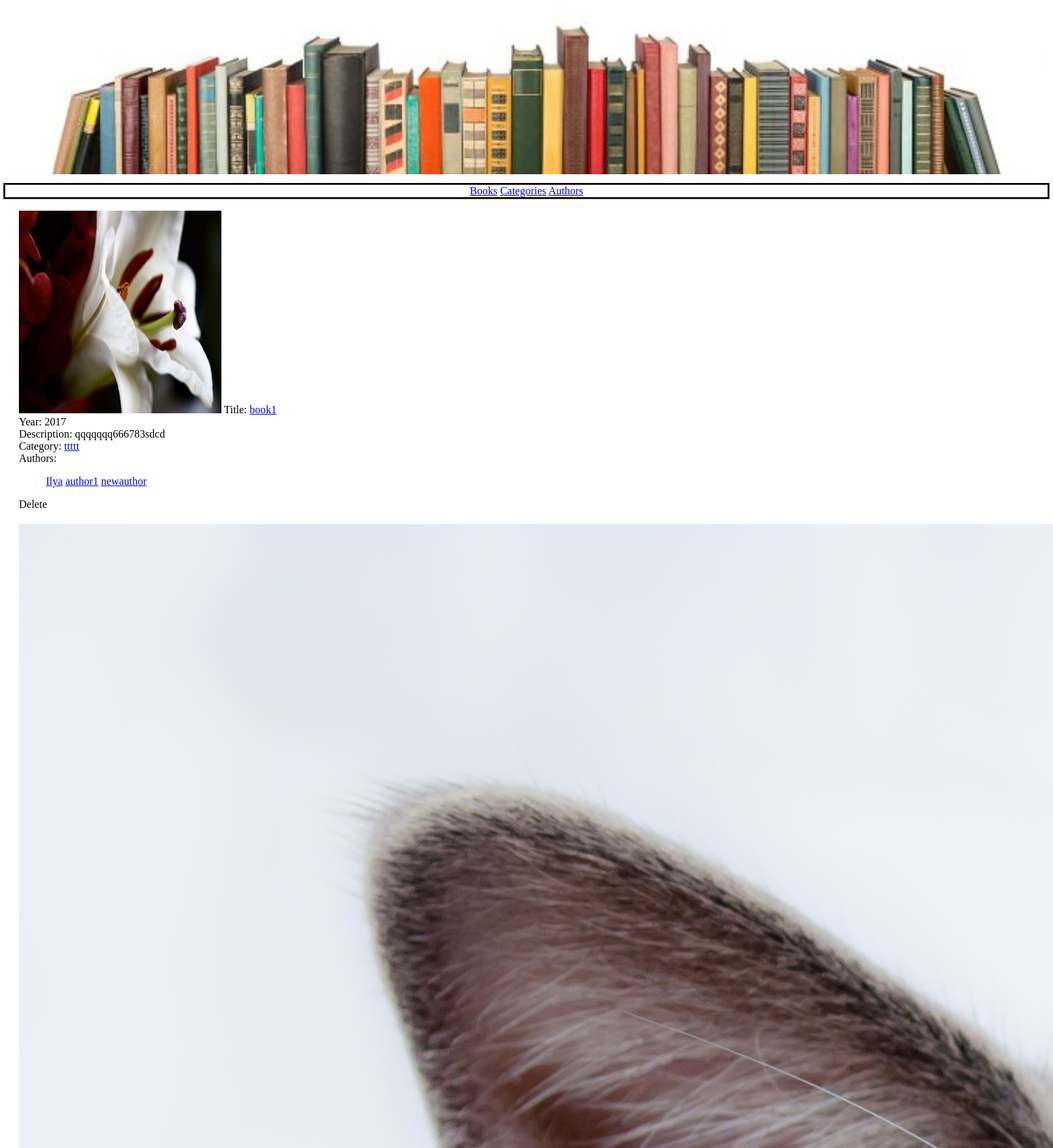
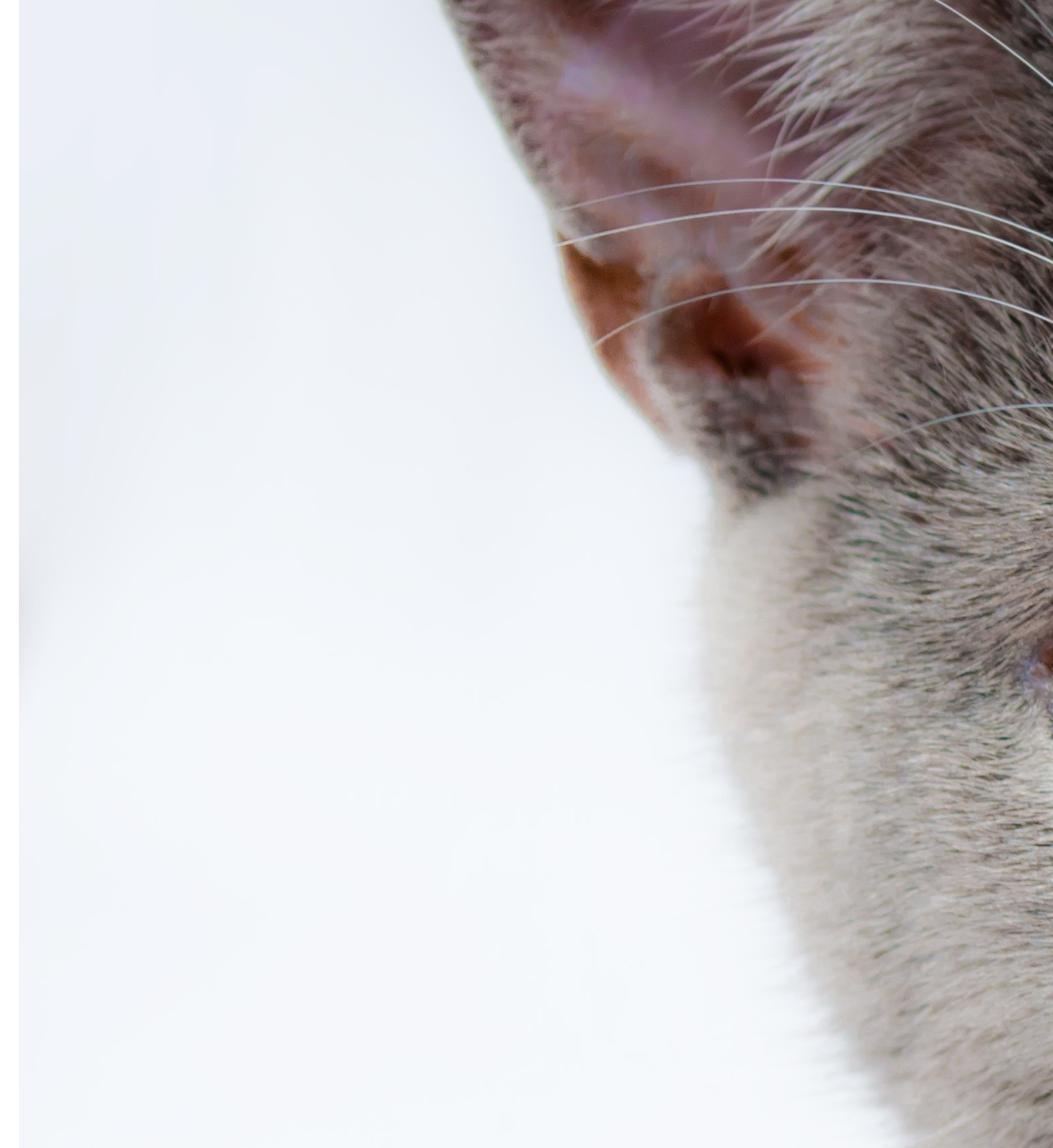
The page /books/ (upper part) on the database its author committed (2 pictures, top to bottom).
### djangoapp/models.py (models this page shows)
class Book(models.Model):
    title = models.CharField(max_length=30)
    year = models.IntegerField()
    description = models.TextField(max_length=1000)
    authors = models.ManyToManyField(Author)
    category = models.ForeignKey(Category)
    picture = models.ImageField(default="static/cat.jpeg", upload_to='images')
    preview = models.ImageField(default="static/cat.jpeg", upload_to='images')

class Category(models.Model):
    title = models.CharField(max_length=20)

class Author(models.Model):
    name = models.CharField(max_length=30)
    born_year = models.IntegerField()

### djangoapp/views.py (the view)
# urls.py: url(r'^books/$', views.BookListView.as_view(), name="BookListView"),
class BookListView(generic.ListView):
    template_name = 'books.html'
    model = models.Book
    context_object_name = 'books'

### djangoapp/templates/books.html
{% extends 'base.html' %}
{% block content %}
    {% for book in books %}
        <section>
            <img src="{{ book.preview.url }}"/>
            <lable>Title: </lable>
            <a href="/books/{{book.id}}">{{book.title}}</a><br/>
            <lable>Year: </lable>
            <lable>{{book.year}}</lable><br/>
            <lable>Description: </lable>
            <label>{{book.description}}</label><br/>
            <label>Category: </label>
            <a href="/categories/{{book.category.id}}">{{book.category.title}}</a><br/>
            <label>Authors: </label>
            <ul>
                {% for author in book.authors.all %}
                    <li>
                        <a href="/books/">{{author.name}}</a>
                    </li>
                {% endfor %}
            </ul>
            <a href="/books/delete/{{book.id}}" class="button">Delete</a>
        </section>
    {% endfor %}
{% endblock %}

### djangoapp/static/styles/basestyles.css (style rules this page uses)
ul li { display:inline-block; list-style-type:none; }
a.button { -webkit-appearance: button; -moz-appearance: button; appearance: button; text-decoration: none; color: initial; }
section { margin: 20px; }

### rows shown on the page
Book: preview (picture), title "book1", year "2017", description "qqqqqqq666783sdcd", category "ttttt"
Author: name "Ilya"
Author: name "author1"
Author: name "newauthor"
Book: preview (picture)
